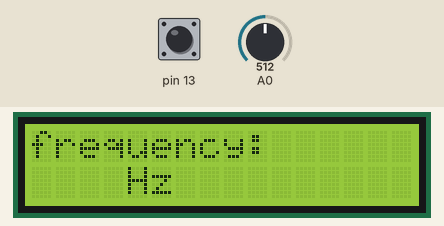
This sketch was run on a simulated Arduino Uno, built with avr-gcc and run on an emulated ATmega328P. Shown: 16×2 character LCD. Inputs (shaded band) come from the test bench; at power-on: pin 13 LOW, A0 = 512. What the sketch prints to the serial monitor is not drawn.

Above: at 2.2 s.
2.3 s: pin 13 pulsed HIGH 2 times (0.12 s each, 0.3 s apart)
At 2.8 s:
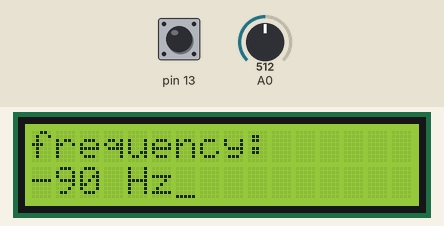
At 5.1 s:
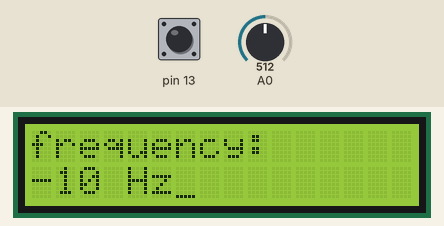
Timing chart, 0 to 6.6 s (numbered marks = the images above; inputs shaded):
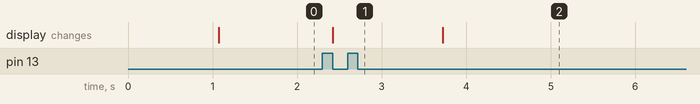

The sketch:

analog_in_1.ino
```cpp
/*
 * an exercise in LCD display and analog input
 * arduino samples frequency and has an oscilating array of pixels based on pitch
 * texted on a UM666 melody generator IC
 *
 */
#include <LiquidCrystal.h>
#include<stdlib.h>
//defining custom "fonts" as a bit array for characer grid
byte s1[8]= { // Array of bytes
  B00000,// B stands for binary formatter and the 5 numbers are the pixels
  B00000,
  B00000,
  B00000,
  B00000,
  B00000,
  B00000,
  B11111,
};
byte s2[8]={ // Array of bytes
  B00000,// B stands for binary formatter and the 5 numbers are the pixels
  B00000,
  B00000,
  B00000,
  B00000,
  B00000,
  B11111,
  B00000,
};

byte s3[8]= { // Array of bytes
  B00000,// B stands for binary formatter and the 5 numbers are the pixels
  B00000,
  B00000,
  B00000,
  B00000,
  B11111,
  B00000,
  B00000,
};
byte s4[8]= { // Array of bytes
  B00000,// B stands for binary formatter and the 5 numbers are the pixels
  B00000,
  B00000,
  B00000,
  B11111,
  B00000,
  B00000,
  B00000,
};
byte s5[8]= { // Array of bytes
  B00000,// B stands for binary formatter and the 5 numbers are the pixels
  B00000,
  B00000,
  B11111,
  B00000,
  B00000,
  B00000,
  B00000,
};
byte s6[8]= { // Array of bytes
  B00000,// B stands for binary formatter and the 5 numbers are the pixels
  B00000,
  B11111,
  B00000,
  B00000,
  B00000,
  B00000,
  B00000,
};
byte s7[8]= { // Array of bytes
  B00000,// B stands for binary formatter and the 5 numbers are the pixels
  B11111,
  B00000,
  B00000,
  B00000,
  B00000,
  B00000,
  B00000,
};
byte s8[8]= { // Array of bytes
  B11111,// B stands for binary formatter and the 5 numbers are the pixels
  B00000,
  B00000,
  B00000,
  B00000,
  B00000,
  B00000,
  B00000,
};
/*

*/
const int buttonPin = 2;
//int sensorPin = A6;
//int sensorPin2 = A4;
//int sensorPin1 = A5;// select the input pin for the potentiometer (test)
      // select the pin for the LED (test)
int sensorValue = 0;// variable to store the value coming from the sensor
//int sensorValue3 = 0;
//int sensorValue2 = 0;//use if needed for more signal inputs
//int sensorValue1 = 0;

int ds1=0;
//int ds2=0;
int tmp;
int tmp1;
int tmp2;
int tmp3;
int tmp4;

//bool ds11=0;
//bool ds12=0;
//bool t1=0;
//int t2=0;
//int d1=0;int d2=0;
char buf[10];
int ht,lt;
int freq;
LiquidCrystal lcd( 2, 3, 4, 5, 6, 7);
void setup() {
  // declare the ledPin as an OUTPUT:
  lcd.begin(16,2);
  //creating "custom character's" associiation with int value a
  lcd.createChar(1, s1);
  lcd.createChar(2, s2);
  lcd.createChar(3, s3);
  lcd.createChar(4, s4);
  lcd.createChar(5, s5);
  lcd.createChar(6, s6);
  lcd.createChar(7, s7);
  lcd.createChar(8, s8);


   pinMode(A0, INPUT);
   pinMode(13, INPUT);
 //Serial.begin(115200);
 Serial.begin(250000);
 ht= pulseIn(13,HIGH) ;
  freq=1000000/(ht);
  //buffering value , maybe use array instead
  tmp=freq;
  tmp1=tmp;
  tmp2=tmp1;
  tmp3=tmp2;
  tmp4=tmp3;
  //
  lcd.setCursor(0,0);
    lcd.write ("frequency:");
    lcd.setCursor(4,1);
    lcd.write ("Hz");
}

void loop() {

  sensorValue = analogRead(A0);
  Serial.print("\n sensor = ");
  Serial.print(sensorValue);


  ht= pulseIn(13,HIGH) ;//trigger on event pin goes high
  //lt= pulseIn(13,LOW);
  //buffering value , maybe use array
  tmp4=tmp3;
  tmp3=tmp2;
  tmp2=tmp1;
  tmp1=tmp;
  tmp=freq;
  freq=1000000/(ht);
  //freq=ht;


ds1=abs(freq-tmp);//change temp value to see difference over longer time period


  Serial.print("\t sensor = ");

  // if freq change is considerable change graph, considerable here is a delta of 500
  if (ds1>500)
  {Serial.print(500);
  freq=tmp3;
  }

  else
  {Serial.print(100);}
  //write frequency line to to lcd
  if (ds1>50)
  {

    lcd.setCursor(0,1);
    itoa(freq,buf,10);
    lcd.write (buf);
    if(freq<1100)
    {lcd.setCursor(6,1);
    lcd.write (1);}
    else if(freq>1100&&freq<1320)
    {lcd.setCursor(6,1);
    lcd.write (2);}
    else if(freq>1320&&freq<1420)
    {lcd.setCursor(6,1);
    lcd.write (3);}
    else if(freq>1420&&freq<1500)
    {lcd.setCursor(6,1);
    lcd.write (4);}
    else if(freq>1500&&freq<1700)
    {lcd.setCursor(6,1);
    lcd.write (5);}
    else if(freq>1700&&freq<1800)
    {lcd.setCursor(6,1);
    lcd.write (6);}
    else if(freq>1800&&freq<2000)
    {lcd.setCursor(6,1);
    lcd.write (7);}
    else if(freq>2000)
    {lcd.setCursor(6,1);
    lcd.write (8);}


  }
  //print raw freq
  Serial.print("\t sensor = ");
  Serial.print(freq);

  //delay(1);
  //for stability
   delayMicroseconds(50);
}
```

Measured:
- after the input at 2.3 s, the display: changes after 0.12 s (image 1)
